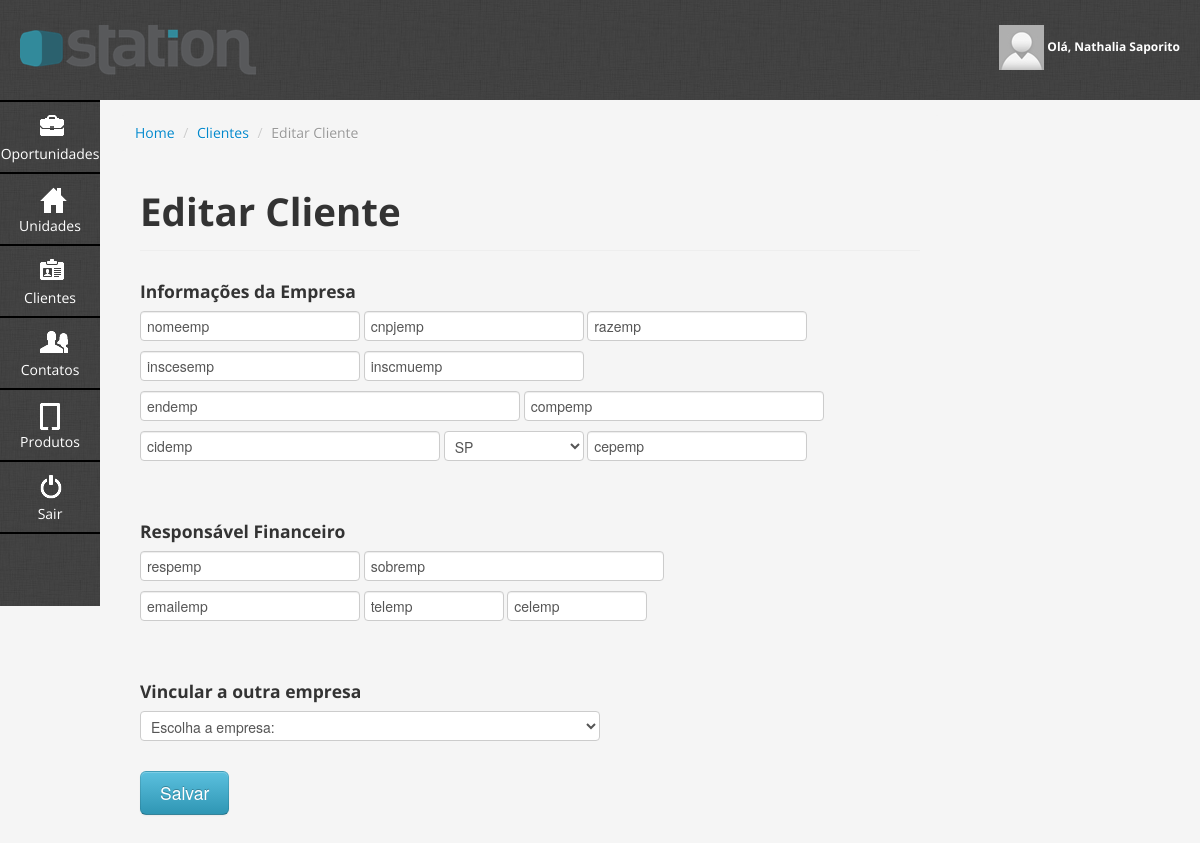
Screenshot of /modules/clientes/editarCliente.php (signed in) with the database file from the repository.
### tables this page shows
CREATE TABLE IF NOT EXISTS `sta_clientes` (
  `cliente_10_id` int(11) NOT NULL AUTO_INCREMENT,
  `cliente_30_nome` text NOT NULL,
  `cliente_30_cnpj` text NOT NULL,
  `cliente_30_razaoSocial` text NOT NULL,
  `cliente_30_inscMunicipal` text NOT NULL,
  `cliente_30_inscEstadual` text NOT NULL,
  `cliente_30_endereco` text NOT NULL,
  `cliente_30_complemento` text NOT NULL,
  `cliente_30_cidade` text NOT NULL,
  `cliente_30_estado` text NOT NULL,
  `cliente_30_cep` text NOT NULL,
  `cliente_30_nomeResponsavel` text NOT NULL,
  `cliente_30_sobrenomeResponsavel` text NOT NULL,
  `cliente_30_emailResponsavel` text NOT NULL,
  `cliente_30_telefoneResponsavel` text NOT NULL,
  `cliente_30_celularResponsavel` text NOT NULL,
  `cliente_10_idPai` int(11) NOT NULL,
  PRIMARY KEY (`cliente_10_id`)
);

### conf/config.php (called while the page is built, shortened)
<?php
if ($_SERVER['SERVER_ADDR'] == "127.0.0.1" || $_SERVER['SERVER_ADDR'] == "::1"){
    $urlGeral = "http://localhost/agenda";
}else {
    $urlGeral = "http://stationct.com.br/agenda";
}
$urlModules = $urlGeral."/modules";
$urlClientes = $urlModules."/clientes";
?>

### modules/clientes/entity/Cliente.php (called while the page is built, shortened)
<?php
class Cliente {
    protected $nome;
    protected $cnpj;
    protected $razaoSocial;
    protected $inscMunicipal;
    protected $inscEstadual;
    protected $endereco;
    protected $complemento;
    protected $cidade;
    protected $estado;
    protected $cep;
    protected $nomeResponsavel;
    protected $sobrenomeResponsavel;
    protected $emailResponsavel;
	protected $telefoneResponsavel;
	protected $celularResponsavel;
    public function getNome() {
        return $this->nome;
    }
    public function setNome($nome) {
        $this->nome = $nome;
    }
    public function getCnpj(){
		return $this->cnpj;
	}
	public function setCnpj($cnpj){
		$this->cnpj = $cnpj;
	}
	public function getRazaoSocial(){
		return $this->razaoSocial;
	}
	public function setRazaoSocial($razaoSocial){
		$this->razaoSocial = $razaoSocial;
	}
	public function getInscMunicipal(){
		return $this->inscMunicipal;
	}
	public function setInscMunicipal($inscMunicipal){
		$this->inscMunicipal = $inscMunicipal;
	}
	public function getInscEstadual(){
		return $this->inscEstadual;
	}
	public function setInscEstadual($inscEstadual){
		$this->inscEstadual = $inscEstadual;
	}
	public function getEndereco(){
		return $this->endereco;
	}
	public function setEndereco($endereco){
		$this->endereco = $endereco;
	}
	public function getComplemento(){
		return $this->complemento;
	}
	public function setComplemento($complemento){
		$this->complemento = $complemento;
	}
	public function getCidade(){
		return $this->cidade;
	}
	public function setCidade($cidade){
		$this->cidade = $cidade;
	}
	public function getEstado(){
		return $this->estado;
	}
	public function setEstado($estado){
		$this->estado = $estado;
	}
	public function getCep(){
		return $this->cep;
	}
	public function setCep($cep){
		$this->cep = $cep;
	}
	public function getNomeResponsavel(){
		return $this->nomeResponsavel;
	}
	public function setNomeResponsavel($nomeResponsavel){
		$this->nomeResponsavel = $nomeResponsavel;
	}
	public function getSobrenomeResponsavel(){
		return $this->sobrenomeResponsavel;
	}
	public function setSobrenomeResponsavel($sobrenomeResponsavel){
		$this->sobrenomeResponsavel = $sobrenomeResponsavel;
	}
	public function getEmailResponsavel(){
		return $this->emailResponsavel;
	}
	public function setEmailResponsavel($emailResponsavel){
		$this->emailResponsavel = $emailResponsavel;
	}
	public function getTelefoneResponsavel(){
		return $this->telefoneResponsavel;
	}
	public function setTelefoneResponsavel($telefoneResponsavel){
		$this->telefoneResponsavel = $telefoneResponsavel;
	}
	public function getCelularResponsavel(){
		return $this->celularResponsavel;
	}
	public function setCelularResponsavel($celularResponsavel){
		$this->celularResponsavel = $celularResponsavel;
	}
}
?>

### modules/clientes/controller/ClienteController.php (called while the page is built, shortened)
<?php
class ClienteController {
    public function listAction($id = false) {
        $whereQuery[] = (!$id) ? "1 = 1" : "cliente_10_id = " . $id;
        $strQuery = "SELECT * FROM sta_clientes WHERE ".implode(" AND ", $whereQuery);
        $result = mysql_query($strQuery);
        $retArr = array();
        $i = 1;
        if (mysql_num_rows($result) > 0) {
            while ($row = mysql_fetch_assoc($result)) {
                $retArr[$i] = $row;
                $i++;
            }
        }
        return $retArr;
    }
}
?>

### modules/clientes/editarCliente.php (the view, shortened to what this page needs)
<?php
include $_SERVER['DOCUMENT_ROOT'] . '/agenda/conf/config.php';
if ($_SESSION['LogadoSTATION'] != "1" && (isset($_GET['id']) && $_GET['id'] > 0)){
	header("Location: index.php");
}else{
    $clienteController = new ClienteController();
    $cliente = $clienteController->listAction($_GET['id'] , 1);
    $clienteClass = new Cliente();
    $clienteClass->fetchEntity($cliente[1]);
?>
<?php include($_SERVER['DOCUMENT_ROOT']."/agenda/inc/header.php");?>
<div class="content">
			<ul class="breadcrumb">
				<li><a href="/agenda/painel.php">Home</a> <span class="divider">/</span></li>
                <li><a href="/agenda/modules/clientes/listarCliente.php">Clientes</a> <span class="divider">/</span></li>
				<li class="active">Editar Cliente</li>
			</ul>
			<div class="span10">
				<div class="page-header">
					<h1>Editar Cliente</h1>
				</div>
                <form name="gravarCliente" method="post" action="<?php echo $urlClientes;?>/action/crudCliente.php?op=editar">
                    <h4>Informações da Empresa</h4>
                    <div class="row">
                        <div class="span10" style="margin-bottom:20px;">
                            <input type="text" class="span3" id="nome" name="nome" placeholder="Nome da Empresa" value="<?php echo $clienteClass->getNome();?>">
                            <input type="text" class="span3" id="cnpj" name="cnpj" placeholder="CNPJ" value="<?php echo $clienteClass->getCnpj();?>">
                            <input type="text" class="span3" id="razaoSocial" name="razaoSocial" placeholder="Razão Social" value="<?php echo $clienteClass->getRazaoSocial();?>">
                            <input type="text" class="span3" id="inscMunicipal" name="inscMunicipal" placeholder="Inscrição Comercial" value="<?php echo $clienteClass->getInscMunicipal();?>">
                            <input type="text" class="span3" id="inscEstadual" name="inscEstadual" placeholder="Inscrição Municipal" value="<?php echo $clienteClass->getInscEstadual();?>">
                            <br>
                            <input type="text" class="span5" id="endereco" name="endereco" placeholder="Endereço Completo" value="<?php echo $clienteClass->getEndereco();?>">
                            <input type="text" class="span4" id="complemento" name="complemento" placeholder="Complemento" value="<?php echo $clienteClass->getComplemento();?>">
                            <br />
                            <input type="text" class="span4" id="cidade" name="cidade" placeholder="Cidade" value="<?php echo $clienteClass->getCidade();?>">
                            <select name="estado" id="estado" class="span2">
                            	<option value="<?php echo $clienteClass->getEstado();?>"><?php echo $clienteClass->getEstado();?></option>
                            </select>
                            <input type="text" class="span3" id="cep" name="cep" placeholder="CEP" value="<?php echo $clienteClass->getCep();?>">
                        </div>
                    </div>
                    <br>
                    <h4>Responsável Financeiro</h4>
                    <div class="row">
                        <div class="span10" style="margin-bottom:20px;">
                            <input type="text" class="span3" id="nomeResponsavel" name="nomeResponsavel" placeholder="Primeiro Nome" value="<?php echo $clienteClass->getNomeResponsavel();?>">
                            <input type="text" class="span4" id="sobrenomeResponsavel" name="sobrenomeResponsavel" placeholder="Sobrenome" value="<?php echo $clienteClass->getSobrenomeResponsavel();?>">
                            <br>
                            <input type="text" class="span3" id="emailResponsavel" name="emailResponsavel" placeholder="E-mail" value="<?php echo $clienteClass->getEmailResponsavel();?>">
                            <input type="text" class="span2" id="telefoneResponsavel" name="telefoneResponsavel" placeholder="Telefone Comercial" value="<?php echo $clienteClass->getTelefoneResponsavel();?>">
                            <input type="text" class="span2" id="celularResponsavel" name="celularResponsavel" placeholder="Celular" value="<?php echo $clienteClass->getCelularResponsavel();?>">
                        </div>
                    </div>
                    <br>
                    <h4>Vincular a outra empresa</h4>
                    <div class="row" id="lastRow">
                        <div class="span10">
                            <select class="span6" id="clientes" name="clientes">
                                <option value="">Escolha a empresa:</option>
                            </select>
                        </div>
                    </div>
                    <br>
                    <input type="button" onclick="validaCliente()" class="btn btn-info btn-large" value="Salvar" />
                </form>
			</div>
		</div>
<?php include("inc/footer.php");?>
<?php
	}
?>

### css/style.css (style rules this page uses)
.content { float:left; width:820px; padding:15px 20px; overflow:visible; }

### rows the page displays
sta_clientes: nome "nomeemp", cnpj "cnpjemp", razaoSocial "razemp", inscMunicipal "inscesemp", inscEstadual "inscmuemp", endereco "endemp", complemento "compemp", cidade "cidemp", estado "SP", cep "cepemp", nomeResponsavel "respemp", sobrenomeResponsavel "sobremp", emailResponsavel "emailemp", telefoneResponsavel "telemp", celularResponsavel "celemp"

### other values shown
$_SESSION['NomeSTATION'] "Nathalia Saporito"
